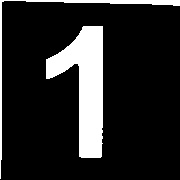
#> input picture module/training_images/1.jpg, 180 x 180 px; its folder holds only this picture in this run
$ python -i ImageProcessor.py   (imports and definitions only)   (older library calls are emulated)
#> lines starting #> are read from the running program, lines starting #| are printed output that depends on the picture; after the words box and inside, x2 and y2 are one past the last pixel; in counts of white or black regions, pixels touching at a corner belong together
import cv2 as cv2
import numpy as np
import queue as queue
from picamera import PiCamera
import imutils
import time
import sys


class ImageProcessor():
    def __init__(self):
        global referenceImg, cntRef1, cntRef2, cntRef3
        self.jobs = queue.Queue()

        referenceImg = cv2.imread("./training_images/1.jpg")
#> referenceImg is the input picture: shape (180, 180, 3); min 0, max 255, mean 37.6
        referenceImg = cv2.cvtColor(referenceImg, cv2.COLOR_BGR2GRAY)
#> referenceImg: shape (180, 180)
        retT, thT = cv2.threshold(referenceImg, 0, 255, cv2.THRESH_BINARY)
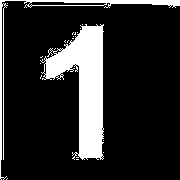
#> thT: shape (180, 180); 16.4% white; 20 white regions (18 under 20 px)
        imgT, contoursT, hT = cv2.findContours(
            thT, cv2.RETR_EXTERNAL, cv2.CHAIN_APPROX_SIMPLE)
#> contoursT = 20 contours, 18 with area under 20; largest, box (x1, y1, x2, y2) and area: (40, 24, 104, 160) 3885, (0, 0, 180, 180) 822; hT = 20 rows, first 6: [1, -1, -1, -1], [2, 0, -1, -1], [3, 1, -1, -1], [4, 2, -1, -1], [5, 3, -1, -1], [6, 4, -1, -1]
        for cnt in contoursT:
            approxT = cv2.approxPolyDP(
                cnt, 0.01 * cv2.arcLength(cnt, True), True)
            if (len(approxT) == 7):
                cntRef1 = cnt
                break
#> this loop made 20 passes
#> approxT on passes 1, 2, 3, 4, 6, 7, 8, 9, 10, 11, 12, 13: [[7, 178], [6, 179]], [[76, 159], [78, 159]], [[103, 152]], [[103, 140]], [[40, 63]], [[42, 56], [41, 57], [40, 57], [41, 57]], [[55, 48], [54, 49]], [[68, 40], [67, 41], [67, 42], [67, 41]], [[65, 40], [64, 41], [65, 42], [64, 41]], [[72, 38], [73, 38]], [[73, 36]], [[77, 32]]

        referenceImg2 = cv2.imread("./training_images/2.jpg")
#> (the run stopped early here; a loop or call above may not have finished)
